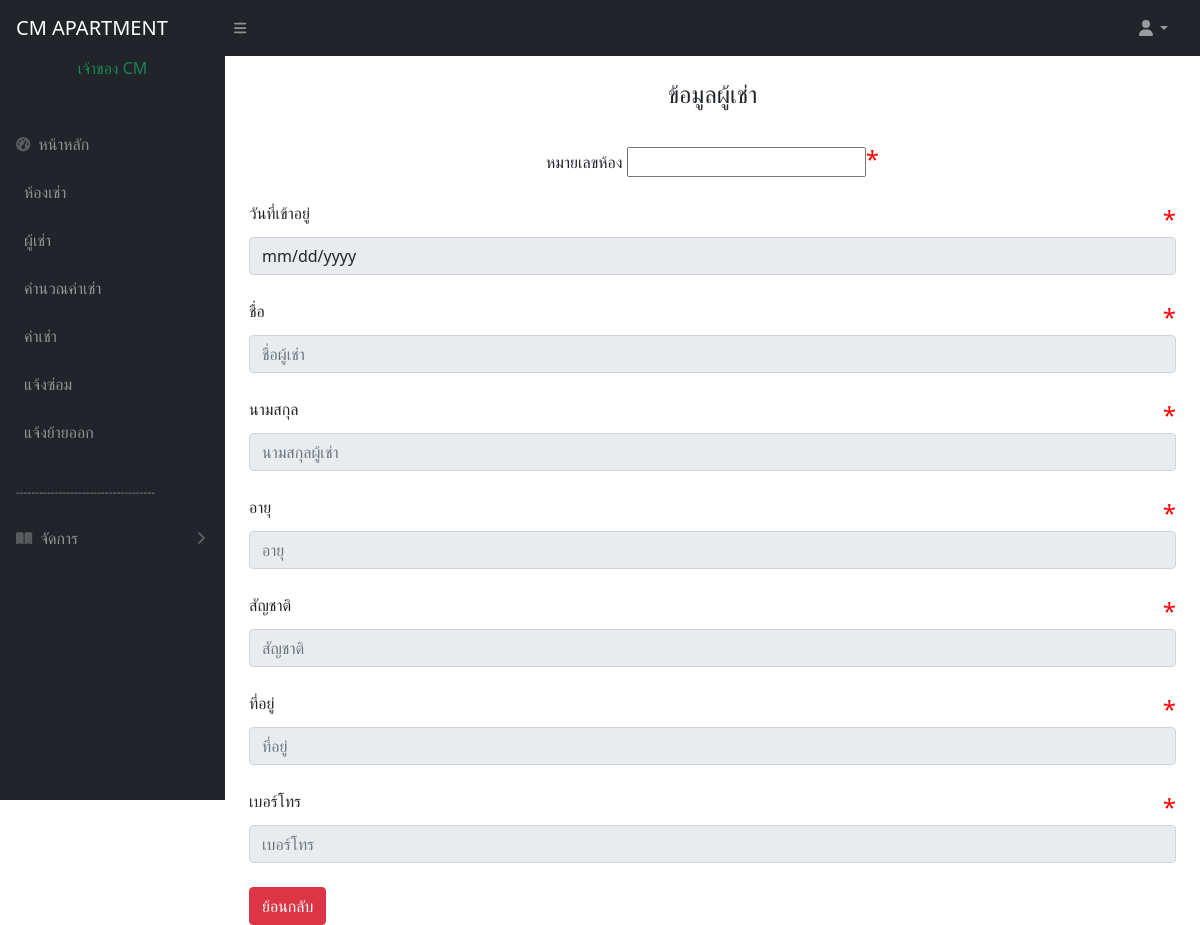
Before: /tenent3.php?id=202&act=booking (signed in) with the older database file.
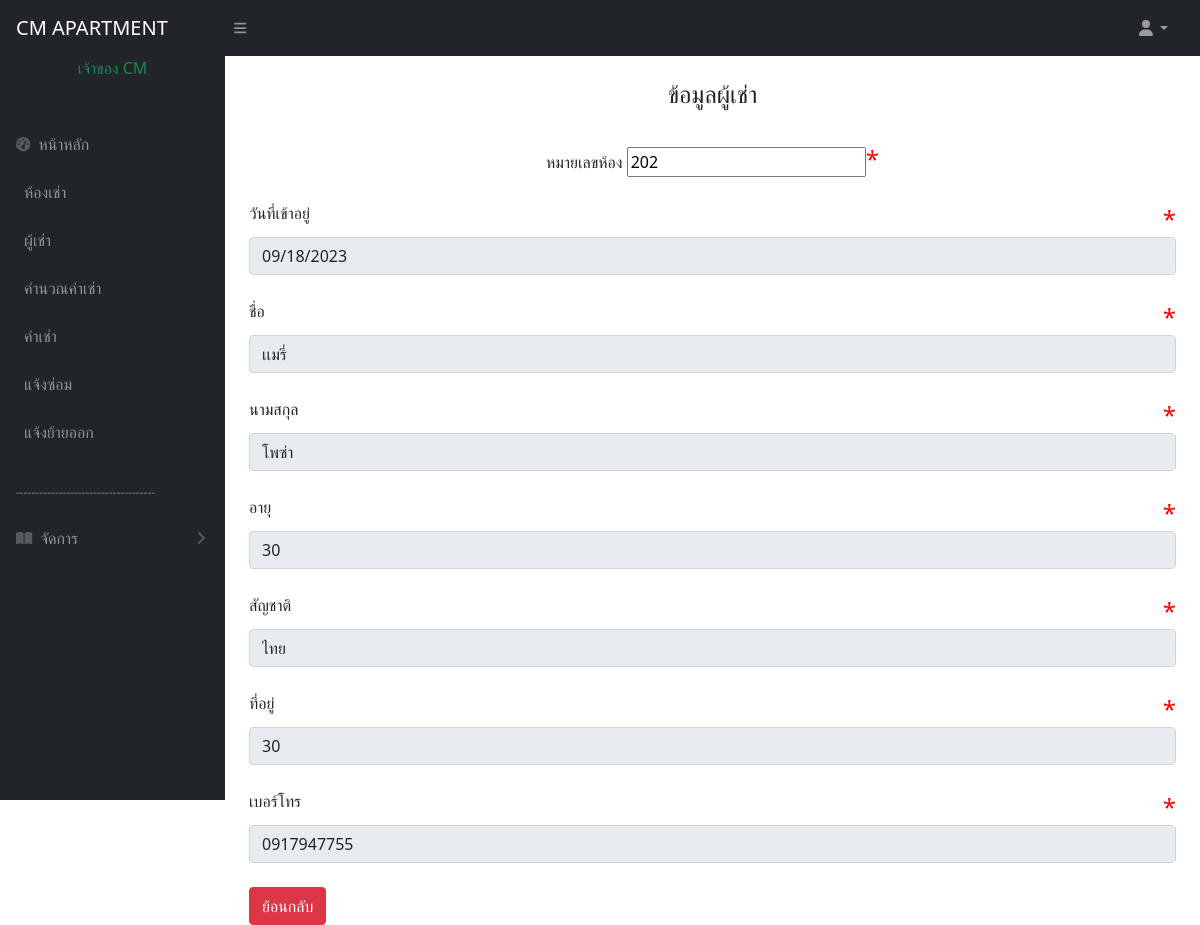
After: the same page with the newer database file.
### tables this page shows
CREATE TABLE `tenent` (
  `id` int(11) NOT NULL COMMENT 'ลำดับผู้เช่า',
  `name` text DEFAULT NULL COMMENT 'ชื่อ',
  `lastname` text DEFAULT NULL COMMENT 'นามสกุล',
  `id_card` varchar(500) DEFAULT NULL COMMENT 'เลขบัตรประชาชน',
  `age` int(10) DEFAULT NULL,
  `cunty` text DEFAULT NULL,
  `address` varchar(500) DEFAULT NULL,
  `tel` varchar(500) DEFAULT NULL COMMENT 'เบอร์โทร',
  `pic_idcard` varchar(500) DEFAULT NULL COMMENT 'รูปบัตรปชช.',
  `pic_rent` varchar(500) DEFAULT NULL COMMENT 'รูปสัญญาเช่า',
  `id_room` int(11) DEFAULT NULL COMMENT 'หมายเลขห้อง',
  `date_in` date DEFAULT NULL COMMENT 'วันที่เข้า'
);

### tenent3.php (the view, shortened to what this page needs)
<?php
include 'condb.php';
$id = $_GET['id'];
$sql = "SELECT * FROM tenent WHERE id_room='$id'";
$result = mysqli_query($conn, $sql);
$row = mysqli_fetch_array($result);
?>
<!DOCTYPE html>
<html lang="en">
<head>
    <link href="https://cdn.jsdelivr.net/npm/simple-datatables@7.1.2/dist/style.min.css" rel="stylesheet" />
    <link href="css/styles.css" rel="stylesheet" />
    <link href="bootstarp/css/bootstrap.min.css" rel="stylesheet">
</head>
<body class="sb-nav-fixed">
    <?php include 'menu.php'; ?>
    <div id="layoutSidenav_content">
        <main>
            <div class="container-md">
                <br>
                <div class="row">
                    <div class="col-md">
                        <div class="" role="alert">
                            <h4>
                                <center>ข้อมูลผู้เช่า
                            </h4>
                        </div><br>
                        <form name="form1" method="post" action="insert_tenent.php">
                            <center><label>หมายเลขห้อง</label>
                                <input type="text" name="id_room" class="form=control" value="<?php echo $row['id_room']; ?>" readonly><font size="5" color="#FF0000">*</font>
                            </center><br>
                            <label>วันที่เข้าอยู่</label>
                            <font style="float:right"size="5" color="#FF0000">*</font>
                            <input readonly type="date" name="date_in" class="form-control" value="<?php echo $row['date_in']; ?>"><br>
                            <label>ชื่อ</label>
                            <font style="float:right"size="5" color="#FF0000">*</font><br>
                            <input value="<?php echo $row['name']; ?>" readonly type="text" name="name" class="form-control" required placeholder="ชื่อผู้เช่า"><br>
                            <label>นามสกุล</label>
                            <font style="float:right"size="5" color="#FF0000">*</font><br>
                            <input value="<?php echo $row['lastname']; ?>" readonly type="text" name="lastname" class="form-control" required placeholder="นามสกุลผู้เช่า"><br>
                            <label>อายุ</label>
                            <font style="float:right"size="5" color="#FF0000">*</font><br>
                            <input value="<?php echo $row['age']; ?>" readonly type="text" name="age" class="form-control" required placeholder="อายุ"><br>
                            <label>สัญชาติ</label>
                            <font style="float:right"size="5" color="#FF0000">*</font><br>
                            <input value="<?php echo $row['cunty']; ?>" readonly type="text" name="cunty" class="form-control" required placeholder="สัญชาติ"><br>
                            <label>ที่อยู่</label>
                            <font style="float:right"size="5" color="#FF0000">*</font><br>
                            <input value="<?php echo $row['address']; ?>" readonly type="text" name="address" class="form-control" required placeholder="ที่อยู่"><br>
                            <label>เบอร์โทร</label>
                            <font style="float:right"size="5" color="#FF0000">*</font><br>
                            <input value="<?php echo $row['tel']; ?>" readonly type="text" name="tel" class="form-control" required placeholder="เบอร์โทร" minlength="10" maxlength="10"><br>
                            <a href="test.php" class="btn btn-danger">ย้อนกลับ</a>
                            <br>
                        </form>
                    </div>
                </div>
            </div>
    </div>
    </div>
</body>
</html>

Changed rows visible on the page:
added tenent: id_room "202", date_in "09/18/2023", name "เเมรี่", lastname "โพซ่า", age "30", cunty "ไทย", address "30", tel "0917947755"
